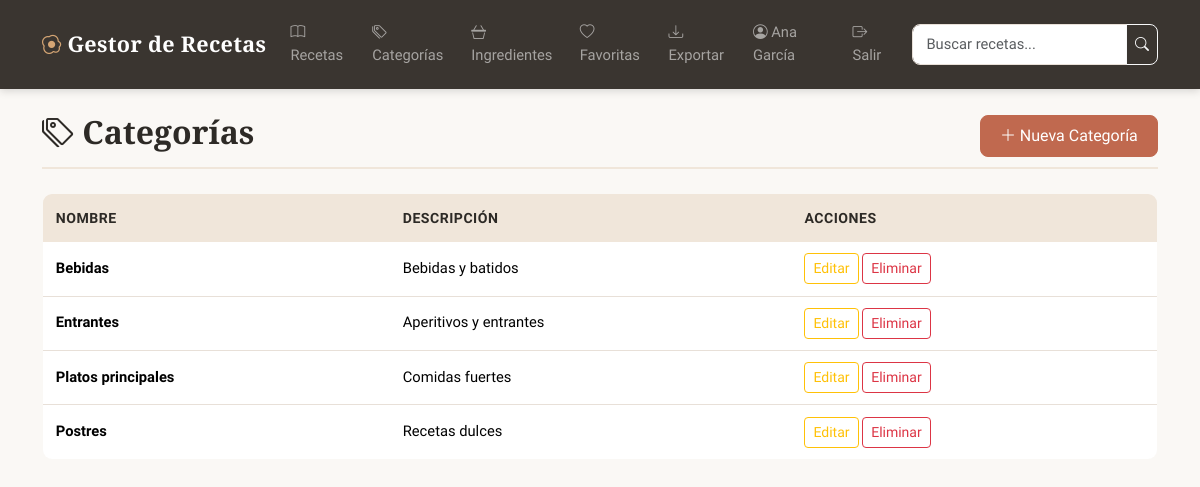
The page /categorias/ (signed in) on the database its author committed.
### proyecto/models.py (models this page shows, shortened)
class Categoria(models.Model):
    id_categoria = models.AutoField(primary_key=True)
    nombre = models.CharField(max_length=100, unique=True)
    descripcion = models.TextField(blank=True)
    objects = models.Manager()
    df = DataFrameManager()
    class Meta:
        db_table = "categorias"
        ordering = ["nombre"]

### proyecto/views.py (the view)
# urls.py: path('categorias/', views.CategoriaListView.as_view(), name='categoria_lista'),
class CategoriaListView(ListView):
    model = Categoria
    template_name = "proyecto/categoria_lista.html"
    context_object_name = "categorias"

### proyecto/templates/proyecto/categoria_lista.html (shortened to what this page needs)
{% extends "proyecto/base.html" %}
{% block contenido %}
<div class="seccion-titulo">
    <h1><i class="bi bi-tags"></i> Categorías</h1>
    <a href="{% url 'categoria_crear' %}" class="btn btn-primario">
        <i class="bi bi-plus-lg"></i> Nueva Categoría
    </a>
</div>
{% if categorias %}
<div class="table-responsive">
    <table class="table tabla-crud">
        <thead>
            <tr>
                <th>Nombre</th>
                <th>Descripción</th>
                <th>Acciones</th>
            </tr>
        </thead>
        <tbody>
            {% for categoria in categorias %}
            <tr>
                <td><strong>{{ categoria.nombre }}</strong></td>
                <td>{{ categoria.descripcion|default:"—" }}</td>
                <td>
                    <a href="{% url 'categoria_editar' categoria.pk %}" class="btn btn-sm btn-outline-warning">Editar</a>
                    <a href="{% url 'categoria_eliminar' categoria.pk %}" class="btn btn-sm btn-outline-danger">Eliminar</a>
                </td>
            </tr>
            {% endfor %}
        </tbody>
    </table>
</div>
{% else %}
<div class="empty-state">
    <i class="bi bi-tags"></i>
    <p>No hay categorías registradas.</p>
</div>
{% endif %}
{% endblock %}

### proyecto/static/proyecto/css/estilos.css (style rules this page uses)
:root { --color-fondo: #faf8f5; --color-texto: #2d2a26; --color-texto-claro: #6b6560; --color-primario: #c0694f; --color-primario-hover: #a85a42; --color-acento: #d4a574; --color-acento-suave: #f0e6da; --color-borde: #e8e0d8; --color-tarjeta: #ffffff; --color-exito: #5a8a5e; --color-peligro: #b55454; --color-info: #5a7a8a; --color-nav: #3a3530; --sombra-suave: 0 2px 12px rgba(45, 42, 38, 0.06); --sombra-media: 0 4px 20px rgba(45, 42, 38, 0.1); --radio: 10px; }
* { box-sizing: border-box; }
body { font-family: 'Source Sans 3', -apple-system, BlinkMacSystemFont, sans-serif; background-color: var(--color-fondo); color: var(--color-texto); min-height: 100vh; display: flex; flex-direction: column; font-weight: 400; line-height: 1.6; }
h1, h2, h3, h4, h5 { font-family: 'Playfair Display', Georgia, serif; font-weight: 600; color: var(--color-texto); }
h1 { font-size: 2rem; margin-bottom: 0.5rem; }
.btn-primario { background-color: var(--color-primario); border-color: var(--color-primario); color: white; border-radius: 8px; font-weight: 500; padding: 0.5rem 1.2rem; transition: all 0.2s; }
.seccion-titulo { display: flex; justify-content: space-between; align-items: center; margin-bottom: 1.5rem; padding-bottom: 0.5rem; border-bottom: 2px solid var(--color-acento-suave); }
.tabla-crud { border-radius: var(--radio); overflow: hidden; border: 1px solid var(--color-borde); }
.tabla-crud thead th { background: var(--color-acento-suave); font-weight: 600; font-size: 0.88rem; text-transform: uppercase; letter-spacing: 0.5px; color: var(--color-texto); border: none; padding: 0.8rem; }
.tabla-crud tbody td { padding: 0.7rem 0.8rem; vertical-align: middle; font-size: 0.92rem; }

### rows shown on the page
Categoria: nombre "Bebidas", descripcion "Bebidas y batidos"
Categoria: nombre "Entrantes", descripcion "Aperitivos y entrantes"
Categoria: nombre "Platos principales", descripcion "Comidas fuertes"
Categoria: nombre "Postres", descripcion "Recetas dulces"

### other values the page prints
{{ request.session.usuario_nombre }} "Ana García"
